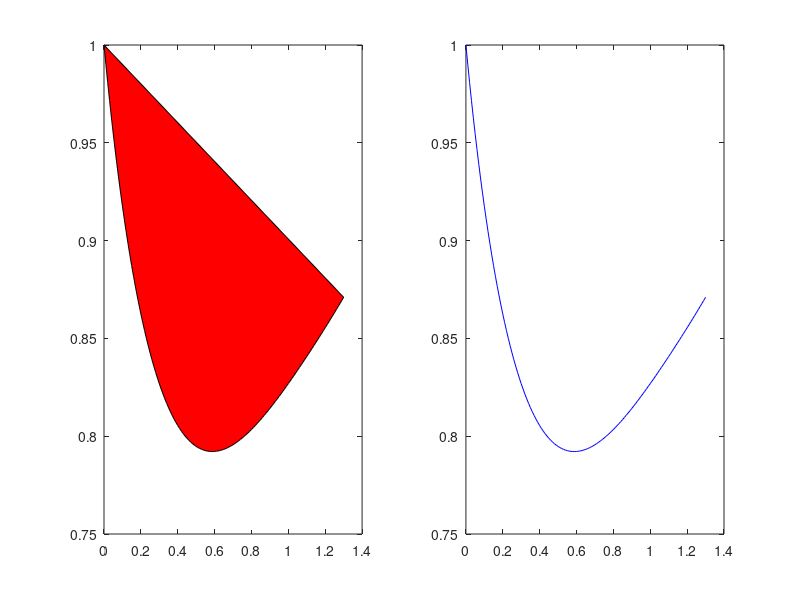

Write MATLAB code to recreate this figure.
clear all;
x=0:0.01:1.3;
y=1./(sin(x)+exp(-x.^2));
figure;
subplot(121)
fill(x,y,'r')
hold on
subplot(122)
plot(x,y,'b')